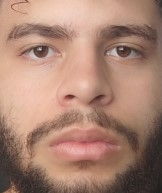
#> input picture Algebra linear computacional/Av3/Imagens/Minhas fotos/1a.jpg, 162 x 193 px, found by its file name
$ jupyter execute --allow-errors 'Avaliação 3.ipynb'
#> lines starting #> are read from the running program, lines starting #| are printed output that depends on the picture
```
Universidade Federal de Sergipe
Centro de Ciências Exatas e Tecnologia
Departamento de Matemática
Álgebra Linear Computacional
Prof Evilson
```

##### Utilizando código sugestâo do professor

> Observação: Primeiro passo nessa parte do código

[cell 1]
# Importando módulos para manipulação de matrizes
import numpy as np
from numpy import linalg as la
from sklearn.decomposition import TruncatedSVD
import random

# Importando módulos para manipulação de imagens e gráficos
import glob
from PIL import Image
import matplotlib
import matplotlib.patches as mpatches
import matplotlib.pyplot as plt

# Importando módulos Perceptron
from sklearn.linear_model import Perceptron

[cell 2]
# funções

def plotar_foto(foto_lista):
    fig, ax = plt.subplots()
    foto = np.reshape(foto_lista, (193, 162))

    ax.imshow(foto, cmap='gray', vmin=0, vmax=255)
    plt.show()
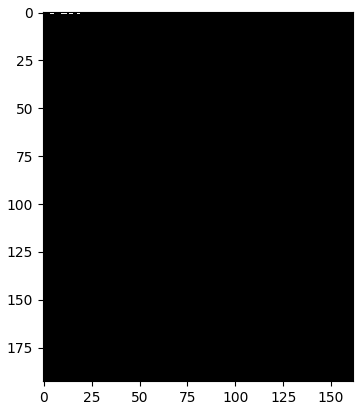
#> figure drawn by matplotlib, 1 panel

def plotar_fotos(foto1_lista, foto2_lista):
    fig, (ax1, ax2) = plt.subplots(nrows=1, ncols=2)

    foto1 = np.reshape(foto1_lista, (193, 162))
    foto2 = np.reshape(foto2_lista, (193, 162))

    ax1.imshow(foto1, cmap='gray', vmin=0, vmax=255)
    ax2.imshow(foto2, cmap='gray', vmin=0, vmax=255)

    plt.show()

[cell 3]
# Caminho para as imagens e criação da matriz
IMAGES_DIR = r"C:\Users\heito\Documents\estudos-programacao\Algebra linear computacional\Av3\imagens"
IMAGE_HEIGHT = 193
IMAGE_WIDTH = 162

file_names = glob.glob(IMAGES_DIR + "/*.jpg")
im_number = len(file_names)

matrix = np.empty([im_number, IMAGE_HEIGHT * IMAGE_WIDTH])

[cell 4]
# Inserindo as fotos na matriz criada
for i in range(im_number//2):

    image = Image.open(f'{IMAGES_DIR}/{str(i+1)}a.jpg')
    array = np.asarray(image).ravel()
    matrix[2*i] = array

    image = Image.open(f'{IMAGES_DIR}/{str(i+1)}b.jpg')
    array = np.asarray(image).ravel()
    matrix[2*i+1] = array

# Verificando a matriz
print(f'height = {matrix.shape[0]} | width = {matrix.shape[1]}')

print(matrix)

-----------------------------------------------------------------

# Questões

-----------------------------------------------------------------

[cell 5]
# Passo 2 para exibir a imagem média

im_media = np.mean(matrix, axis=0)
print(f'\nVetor médio {im_media}', '\n')

plotar_foto(im_media)

[cell 6]
# Passos 3 e 4

M = matrix - im_media # Subtraindo a imagem média

#> (the rest of this cell did not finish here and is left out)

[cell 7]
# Preparando para o treinamento do classificador
# Caminho para as imagens e criação da matriz de homens e mulheres
IMAGES_DIR = r"C:\Users\heito\Documents\estudos-programacao\Algebra linear computacional\Av3\imagens\homens_mulheres"

file_names = glob.glob(IMAGES_DIR + "/*.jpg")
pic_number = len(file_names)

fotos_treinamento = np.empty([pic_number, IMAGE_HEIGHT * IMAGE_WIDTH])

# Inserindo as fotos na matriz criada
# Aqui o arquivo foi organizado para que as fotos de mulheres viessem após as fotos dos homens
for i in range(pic_number//2):

    image = Image.open(f'{IMAGES_DIR}/{str(i+1)}a.jpg')
    array = np.asarray(image).ravel()
    fotos_treinamento[2*i] = array

    image = Image.open(f'{IMAGES_DIR}/{str(i+1)}b.jpg')
    array = np.asarray(image).ravel()
    fotos_treinamento[2*i+1] = array

[cell 8]
# Perceptron com 3 componentes principais

labels = np.ones(40, dtype=int) # Criando a matriz de rótulos
for i in range(fotos_treinamento.shape[0]): # Aplicando -1 para os homens e 1 para mulheres
    if i < 20:
        labels[i] = -1
    else:
        labels[i] = 1

svd_3c = TruncatedSVD(n_components=3) # Configurando para que o SVD tenha 3 componentes
#> (the rest of this cell did not finish here and is left out)

[cell 9]
# Perceptron com 2 componentes principais

svd_2c = TruncatedSVD()
#> (the rest of this cell did not finish here and is left out)

[cell 10]
# Mudando os rótulos para as fotos neutras e sorrindo
for i in range(fotos_treinamento.shape[0]):
    if i % 2 == 0:
        labels[i] = -1
    else:
        labels[i] = 1

clf_sorriso = Perceptron()
#> (the rest of this cell did not finish here and is left out)

[cell 11]
# Passo 5

"""Trazendo minhas fotos para as variáveis"""

MY_IMAGES = r"C:\Users\heito\Documents\estudos-programacao\Algebra linear computacional\Av3\imagens\Minhas fotos"

minhas_fotos = np.empty([2, IMAGE_HEIGHT * IMAGE_WIDTH])

neutro = Image.open(f'{MY_IMAGES}/{str(1)}a.jpg').convert('L')
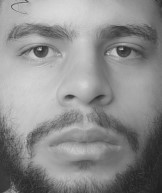
#> neutro: PIL image 162x193 L; min 31, max 218, mean 141
foto_neutro = np.asarray(neutro).ravel()

sorrindo = Image.open(f'{MY_IMAGES}/{str(1)}b.jpg').convert('L')
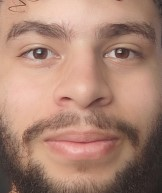
#> input picture Algebra linear computacional/Av3/Imagens/Minhas fotos/1b.jpg, 162 x 193 px, found by its file name
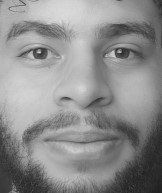
#> sorrindo: PIL image 162x193 L; min 31, max 220, mean 141.3
foto_sorrindo = np.asarray(sorrindo).ravel()

#############################################################################################################

# Obtendo as diferenças da imagem média
dif_neutro = foto_neutro - im_media
dif_sorrindo = foto_sorrindo - im_media

svd = TruncatedSVD(n_components=400)
#> (the rest of this cell did not finish here and is left out)
